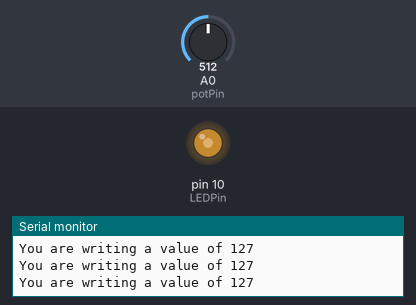
Bench run of a sketch on a simulated Arduino Uno, built with avr-gcc and run on an emulated ATmega328P. Parts: output pins drawn as LEDs (lit = HIGH), the last lines printed to the serial monitor. The inputs (shaded band) are chosen by the test bench; at power-on: A0 (potPin) = 512.

Above: at 1.2 s.
1.3 s: A0 (potPin) set to 418
At 2.5 s:
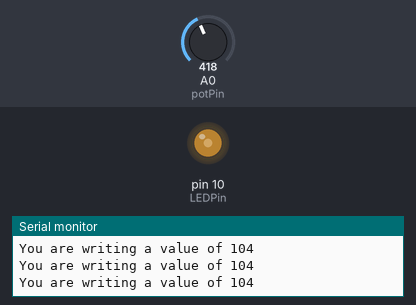
4.3 s: A0 (potPin) set to 389
At 5.8 s:
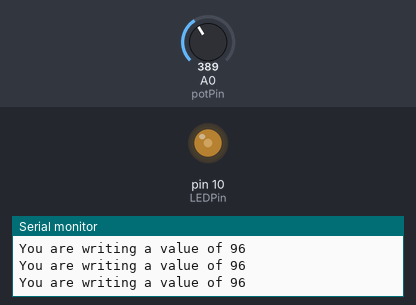
7.3 s: A0 (potPin) set to 716
At 8.0 s:
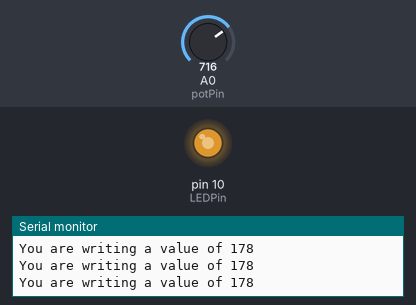
8.8 s: A0 (potPin) set to 122
At 10.0 s:
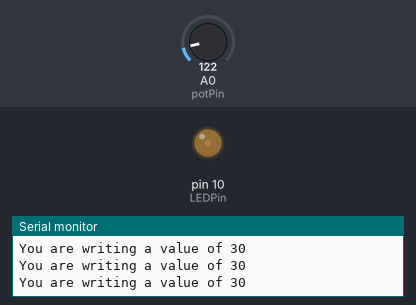
10.3 s: A0 (potPin) set to 0
At 10.7 s:
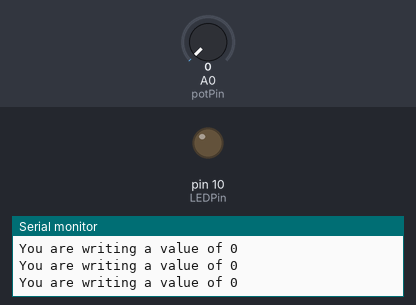
11.8 s: A0 (potPin) set to 900
At 13.0 s:
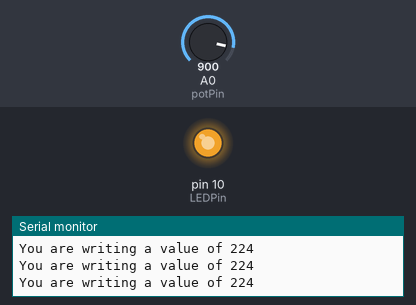
Timing chart, 0 to 14.3 s (numbered marks = the images above; inputs shaded):
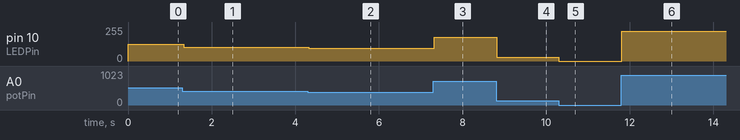

Measured:
- after the input at 1.3 s, pin 10 (LEDPin): 127/255 → 104/255 at once
- after the input at 4.3 s, pin 10 (LEDPin): 104/255 → 96/255 at once
- after the input at 7.3 s, pin 10 (LEDPin): 96/255 → 178/255 at once
- after the input at 8.8 s, pin 10 (LEDPin): 178/255 → 30/255 at once
- after the input at 10.3 s, pin 10 (LEDPin): 30/255 → 0/255 at once
- after the input at 11.8 s, pin 10 (LEDPin): 0/255 → 224/255 at once

The sketch:

dimmer_circuit1.ino
```cpp
int potPin = A0;
int LEDPin = 10;
int readValue;
int writeValue;

void setup() {
  pinMode(potPin, INPUT);
  pinMode(LEDPin, OUTPUT);
  Serial.begin(9600);
}

void loop() {
  readValue = analogRead(potPin);
  writeValue = map(readValue, 0, 1023, 0, 255); // Correct scaling
  analogWrite(LEDPin, writeValue);

  Serial.print("You are writing a value of ");
  Serial.println(writeValue);
}
```
